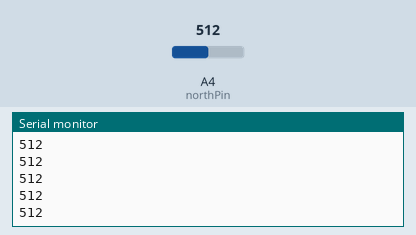
The sketch below on a simulated Arduino Uno, built with avr-gcc and run on an emulated ATmega328P. Parts: the last lines printed to the serial monitor. The inputs (shaded band) are chosen by the test bench; at power-on: A4 (northPin) = 512.

Above: at 1.2 s.
1.3 s: A4 (northPin) set to 716
At 2.2 s:
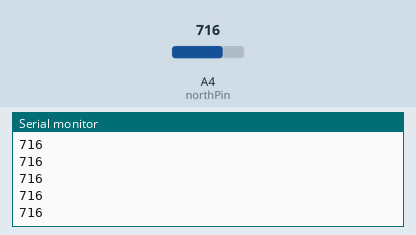
2.8 s: A4 (northPin) set to 900
At 3.4 s:
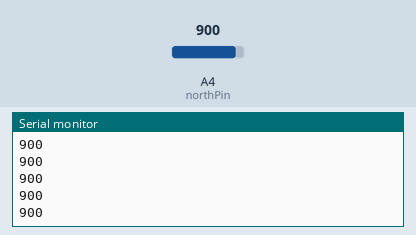
Timing chart, 0 to 5.8 s (numbered marks = the images above; inputs shaded):
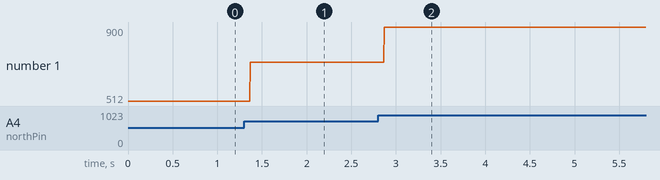

Measured:
- after the input at 1.3 s, the serial monitor: prints a new line after 0.07 s (image 1)
- after the input at 2.8 s, the serial monitor: prints a new line after 0.07 s (image 2)
- plotted number 1: 512 → 716 after the input at 1.3 s, 716 → 900 after the input at 2.8 s

The sketch:

lightres.ino
```cpp
//int northPin = A0;
//int middlePin = A2;
//int southPin = A4;

int northPin = A4;
int middlePin = A0;
int southPin = A2;

void setup() {
  // declare the ledPin as an OUTPUT:
  pinMode(northPin, INPUT);
  pinMode(middlePin, INPUT);
  pinMode(southPin, INPUT);
  Serial.begin(9600);
}

void loop() {
  plotPin(northPin);
}

void printAllPins() {
  Serial.println(String("North: " + String(analogRead(northPin), DEC) + String(" --- Middle: " + String(analogRead(middlePin), DEC)) + String(" --- South: " + String(analogRead(southPin), DEC))));
}

void printPin(int pin) {
  Serial.println(String(pin, DEC) + ": " + String(analogRead(pin), DEC));
}

void plotPin(int pin) {
  Serial.println(analogRead(pin));
}
```
